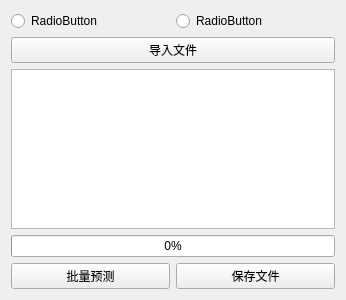
<?xml version="1.0" encoding="UTF-8"?>
<ui version="4.0">
 <class>Form</class>
 <widget class="QWidget" name="Form">
  <property name="geometry">
   <rect>
    <x>0</x>
    <y>0</y>
    <width>346</width>
    <height>300</height>
   </rect>
  </property>
  <property name="windowTitle">
   <string>Form</string>
  </property>
  <layout class="QGridLayout" name="gridLayout">
   <item row="0" column="0">
    <widget class="RadioButton" name="radioButton">
     <property name="text">
      <string>RadioButton</string>
     </property>
    </widget>
   </item>
   <item row="0" column="1">
    <widget class="RadioButton" name="radioButton_2">
     <property name="text">
      <string>RadioButton</string>
     </property>
    </widget>
   </item>
   <item row="2" column="0" colspan="2">
    <widget class="QPlainTextEdit" name="plainTextEdit"/>
   </item>
   <item row="3" column="0" colspan="2">
    <widget class="ProgressBar" name="progressBar">
     <property name="value">
      <number>0</number>
     </property>
    </widget>
   </item>
   <item row="1" column="0" colspan="2">
    <widget class="PushButton" name="pushButton">
     <property name="text">
      <string>导入文件</string>
     </property>
    </widget>
   </item>
   <item row="4" column="0">
    <widget class="PushButton" name="pushButton_2">
     <property name="text">
      <string>批量预测</string>
     </property>
    </widget>
   </item>
   <item row="4" column="1">
    <widget class="PushButton" name="pushButton_3">
     <property name="text">
      <string>保存文件</string>
     </property>
    </widget>
   </item>
  </layout>
 </widget>
 <customwidgets>
  <customwidget>
   <class>PushButton</class>
   <extends>QPushButton</extends>
   <header>qfluentwidgets.h</header>
  </customwidget>
  <customwidget>
   <class>RadioButton</class>
   <extends>QRadioButton</extends>
   <header>qfluentwidgets.h</header>
  </customwidget>
  <customwidget>
   <class>ProgressBar</class>
   <extends>QProgressBar</extends>
   <header>qfluentwidgets.h</header>
  </customwidget>
 </customwidgets>
 <resources/>
 <connections/>
</ui>
